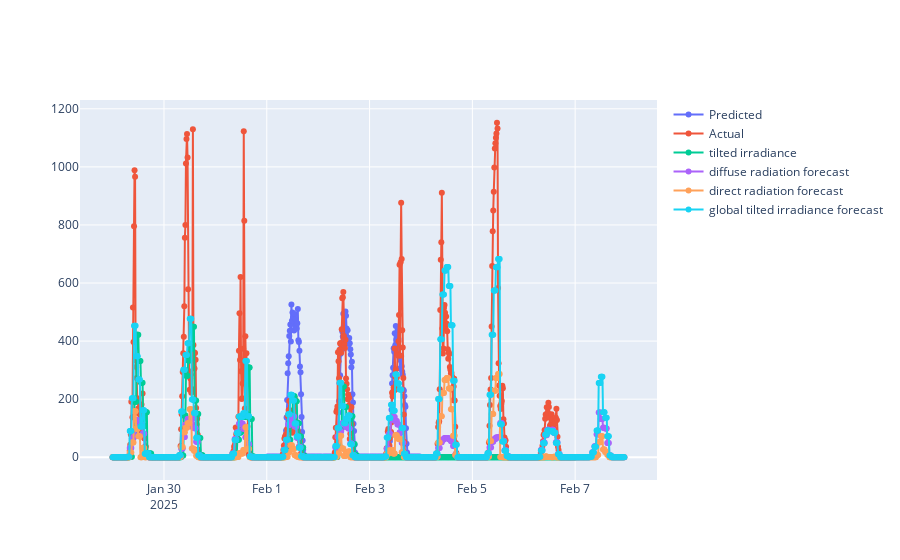

Notebook code cell kept with this figure:
### Code cell
try:
    reference_date_start = datetime.strptime(end_date, '%Y-%m-%d') - timedelta(days=3)
    reference_date_end = datetime.strptime(end_date, '%Y-%m-%d') + timedelta(days=6)

    predictions_best = predictor.predict(data=train_data, known_covariates=future_covariates)
    predictions_best = predictions_best.clip(lower=0)
    df_pred_best = predictions_best.reset_index()

    ref_actual_production = fetch_production_data_future(reference_date_start, reference_date_end)
    # fetch weather forecast
    ref_weather_forecast = fetch_weather_data(reference_date_start.strftime('%Y-%m-%d'), reference_date_end.strftime('%Y-%m-%d'))
    ref_weather_forecast.rename(columns={'date': 'timestamp'}, inplace=True)

    print(ref_actual_production.columns)
    fig_actual = go.Figure()

    # Prediction:
    fig_actual.add_trace(go.Scatter(
        x=df_pred_best['timestamp'],
        y=df_pred_best['0.9'], #?????????? Мисля, че трябва да е 0.9
        mode='lines+markers',
        name='Predicted'
    ))
    # Actual Production:
    fig_actual.add_trace(go.Scatter(
        x=ref_actual_production['timestamp'],
        y=ref_actual_production['production'],
        mode='lines+markers',
        name='Production Actual',     
    ))
    # Actual Weather top 3 features:
    fig_actual.add_trace(go.Scatter(
        x=ref_actual_production['timestamp'],
        y=ref_actual_production['global_tilted_irradiance'],
        mode='lines+markers',
        name='Tilted Irradiance Actual',     
    ))
    # fig_actual.add_trace(go.Scatter(
    #     x=ref_actual_production['timestamp'],
    #     y=ref_actual_production['diffuse_radiation'],
    #     mode='lines+markers',
    #     name='diffuse radiation',     
    # ))
    # Weather Forecast top 3 features
    fig_actual.add_trace(go.Scatter(
        x=ref_weather_forecast['timestamp'],
        y=ref_weather_forecast['diffuse_radiation'],
        mode='lines+markers',
        name='Diffuse Radiation forecast',     
    ))
    fig_actual.add_trace(go.Scatter(
        x=ref_weather_forecast['timestamp'],
        y=ref_weather_forecast['direct_radiation'],
        mode='lines+markers',
        name='direct radiation forecast',     
    ))
    fig_actual.add_trace(go.Scatter(
        x=ref_weather_forecast['timestamp'],
        y=ref_weather_forecast['global_tilted_irradiance'],
        mode='lines+markers',
        name='global tilted irradiance forecast',     
    ))
    

    
    fig_actual.show()
except Exception as e:
    logger.error("Error visualizing actual vs. predicted production: " + str(e))

### Figure 1 — Plotly figure (JSON) as saved in the notebook; plotly's stock layout.template omitted (floating-point values rounded to 4 significant figures; data arrays with more than 128 entries replaced by an {"elided": "..."} marker saying what was removed)
{"data": [{"mode": "lines+markers", "name": "Predicted", "type": "scatter", "x": {"elided": "288 str values"}, "y": {"elided": "288 float values"}}, {"mode": "lines+markers", "name": "Actual", "type": "scatter", "x": {"elided": "865 str values"}, "y": {"elided": "865 float values"}}, {"mode": "lines+markers", "name": "tilted irradiance", "type": "scatter", "x": {"elided": "865 str values"}, "y": {"elided": "865 str values"}}, {"mode": "lines+markers", "name": "diffuse radiation forecast", "type": "scatter", "x": {"elided": "957 str values"}, "y": {"elided": "957 int values"}}, {"mode": "lines+markers", "name": "direct radiation forecast", "type": "scatter", "x": {"elided": "957 str values"}, "y": {"elided": "957 int values"}}, {"mode": "lines+markers", "name": "global tilted irradiance forecast", "type": "scatter", "x": {"elided": "957 str values"}, "y": {"elided": "957 float values"}}], "layout": {}}
